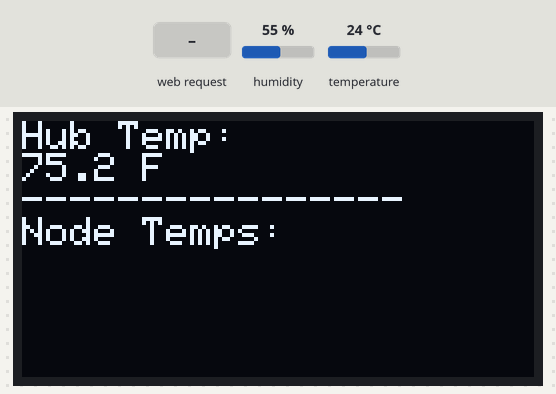
Bench run of a sketch on a simulated ESP8266 (NodeMCU). On the bench: 128×64 one-colour display. The inputs (shaded band) are chosen by the test bench; at power-on: temperature 24 °C, humidity 55 %. Not simulated (calls return 0 or success): secrets.h; what the sketch prints to the serial monitor is not drawn.

Above: at 2.7 s.
2.8 s: HTTP request GET /nodeData?id=1&temp=1 received
At 8.0 s:
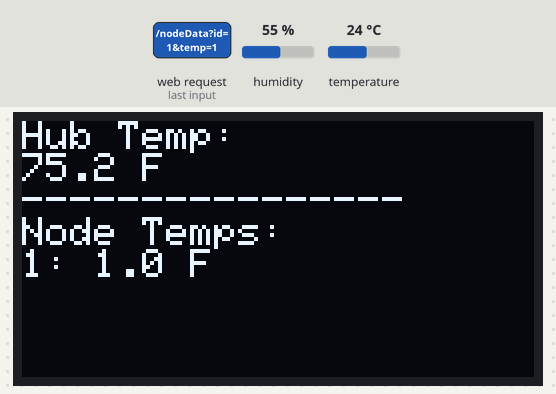
8.6 s: temperature set to 12 °C
At 13.0 s:
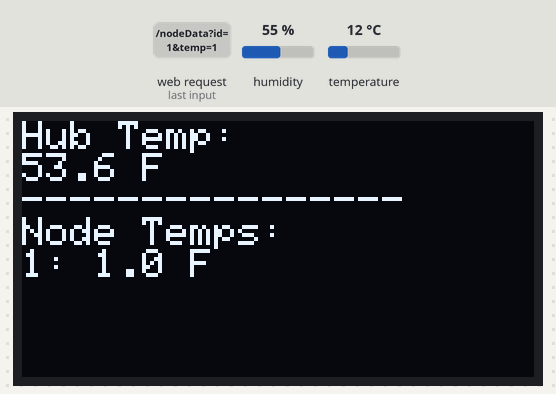
14.4 s: HTTP request GET /nodeData?id=120&temp=120 received
At 18.1 s:
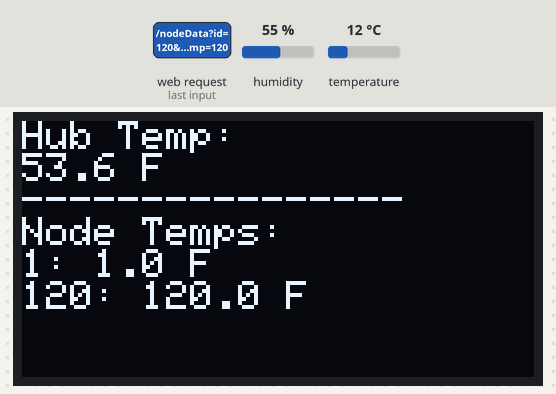
20.2 s: temperature set to 19 °C
At 23.1 s:
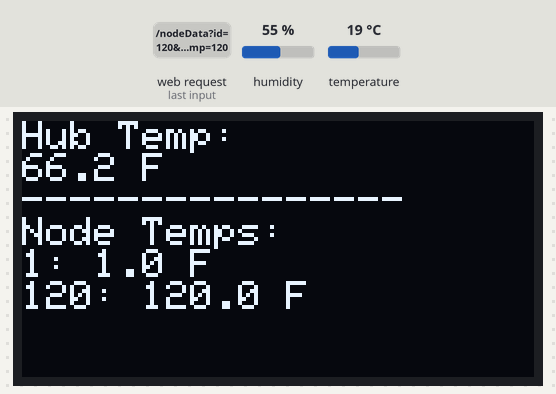
26.0 s: temperature set to 28 °C
At 28.1 s:
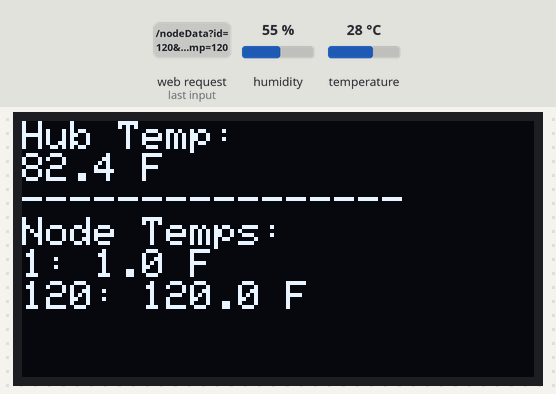
Timing chart, 0 to 29.6 s (numbered marks = the images above; inputs shaded):
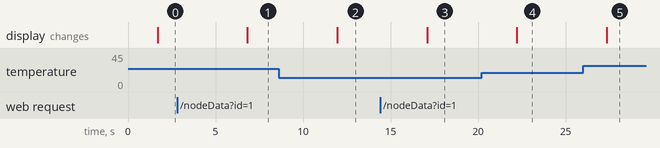

The sketch:

hub_V2_with_display.ino
```cpp
#include <ESP8266WiFi.h>
#include <ESP8266WebServer.h>
#include <ESP8266mDNS.h>
#include <DHT.h>
#include <Wire.h>
#include <Adafruit_GFX.h>
#include <Adafruit_SSD1306.h>
#include "AdafruitIO_WiFi.h"
#include <map>
#include "secrets.h"

// ---------------- WiFi & Adafruit IO ----------------
AdafruitIO_WiFi io(IO_USERNAME, IO_KEY, WIFI_SSID, WIFI_PASS);

// ---------------- DHT22 Setup ----------------
#define DHTPIN D4 // GPIO2
#define DHTTYPE DHT22
DHT dht(DHTPIN, DHTTYPE);

// ---------------- Web Server Setup ----------------
ESP8266WebServer server(80);

// ---------------- Hub Feeds ----------------
AdafruitIO_Feed *feedHubTemp;

// ---------------- Node Data Storage ----------------
struct NodeData {
  float temp;
};
std::map<String, NodeData> nodes;

// ---------------- OLED Setup ----------------
#define SCREEN_WIDTH 128
#define SCREEN_HEIGHT 64
#define OLED_RESET    -1
Adafruit_SSD1306 display(SCREEN_WIDTH, SCREEN_HEIGHT, &Wire, OLED_RESET);

// ---------------- Handle Node HTTP Request ----------------
void handleNodeData() {
  if (server.hasArg("id") && server.hasArg("temp")) {
    String nodeID = server.arg("id");
    float temp = server.arg("temp").toFloat();
    nodes[nodeID] = {temp}; // store/update node data
    Serial.printf("Received %s: Temp=%.2f\n", nodeID.c_str(), temp);
    server.send(200, "text/plain", "OK");
  } else {
    server.send(400, "text/plain", "Missing parameters");
  }
}

// ---------------- Handle Status Webpage ----------------
void handleStatus() {
  String html = "<html><head><title>Hub Status</title></head><body>";
  html += "<h1>Hub Status</h1>";
  html += "<p>Hub IP: " + WiFi.localIP().toString() + "</p>";
  html += "<p>Hub Temp: " + String(dht.readTemperature(true)) + " °F</p>";

  html += "<h2>Node Temperatures</h2><ul>";
  for (auto const& [nodeID, data] : nodes) {
    html += "<li>" + nodeID + ": " + String(data.temp) + " °F</li>";
  }
  html += "</ul></body></html>";

  server.send(200, "text/html", html);
}

// ---------------- Update OLED Display ----------------
void updateDisplay(float hubTemp) {
  display.clearDisplay();
  display.setTextSize(1);
  display.setTextColor(SSD1306_WHITE);
  display.setCursor(0,0);

  display.println("Hub Temp:");
  display.print(hubTemp, 1);
  display.println(" F");
  display.println("----------------");

  display.println("Node Temps:");
  for (auto const& [nodeID, data] : nodes) {
    display.print(nodeID);
    display.print(": ");
    display.print(data.temp, 1);
    display.println(" F");
  }

  display.display();
}

void setup() {
  Serial.begin(115200);
  dht.begin();

  // Initialize OLED
  if (!display.begin(SSD1306_SWITCHCAPVCC, 0x3C)) { // 0x3C is typical I2C address
    Serial.println(F("SSD1306 allocation failed"));
    while (true); // stop here if OLED failed
  }
  display.clearDisplay();
  display.display();

  // Start WiFi & AIO
  Serial.print("Connecting to WiFi & Adafruit IO");
  io.connect();

  while (io.status() < AIO_CONNECTED) {
    Serial.print(".");
    delay(500);
  }
  Serial.println("\nConnected to Adafruit IO!");

  // Start mDNS (hostname: "hub")
  if (MDNS.begin("hub")) {
    Serial.println("mDNS responder started: http://hub.local");
  } else {
    Serial.println("Error setting up MDNS responder!");
  }

  // Create hub feed
  feedHubTemp = io.feed("hub-temp");

  // Start web server
  server.on("/nodeData", handleNodeData);
  server.on("/status", handleStatus);
  server.begin();
  Serial.println("Server started at port 80");
}

void loop() {
  io.run();          // keep AIO running
  server.handleClient();
  MDNS.update();     // required for mDNS

  // Read hub DHT22 temperature
  float hubTemp = dht.readTemperature(true);

  if (!isnan(hubTemp)) { // read, display and publish
    Serial.print("Hub Temp: ");
    Serial.print(hubTemp);
    Serial.println(" °F");

    feedHubTemp->save(hubTemp);
  }

  // Publish all node temperatures dynamically
  for (auto const& [nodeID, data] : nodes) {
    String feedTempName = nodeID + "-temp";
    AdafruitIO_Feed *nodeTempFeed = io.feed(feedTempName.c_str());
    nodeTempFeed->save(data.temp);

    Serial.print("Node ");
    Serial.print(nodeID);
    Serial.print(" Temp: ");
    Serial.println(data.temp);
  }

  // Update OLED display
  updateDisplay(hubTemp);

  delay(5000);
}
```

Measured:
- after the input at 2.8 s, the display: changes after 4.0 s (image 1)
- after the input at 8.6 s, the display: changes after 3.4 s (image 2)
- after the input at 14.4 s, the display: changes after 2.7 s (image 3)
- after the input at 20.2 s, the display: changes after 2.0 s (image 4)
- after the input at 26.0 s, the display: changes after 1.4 s (image 5)
